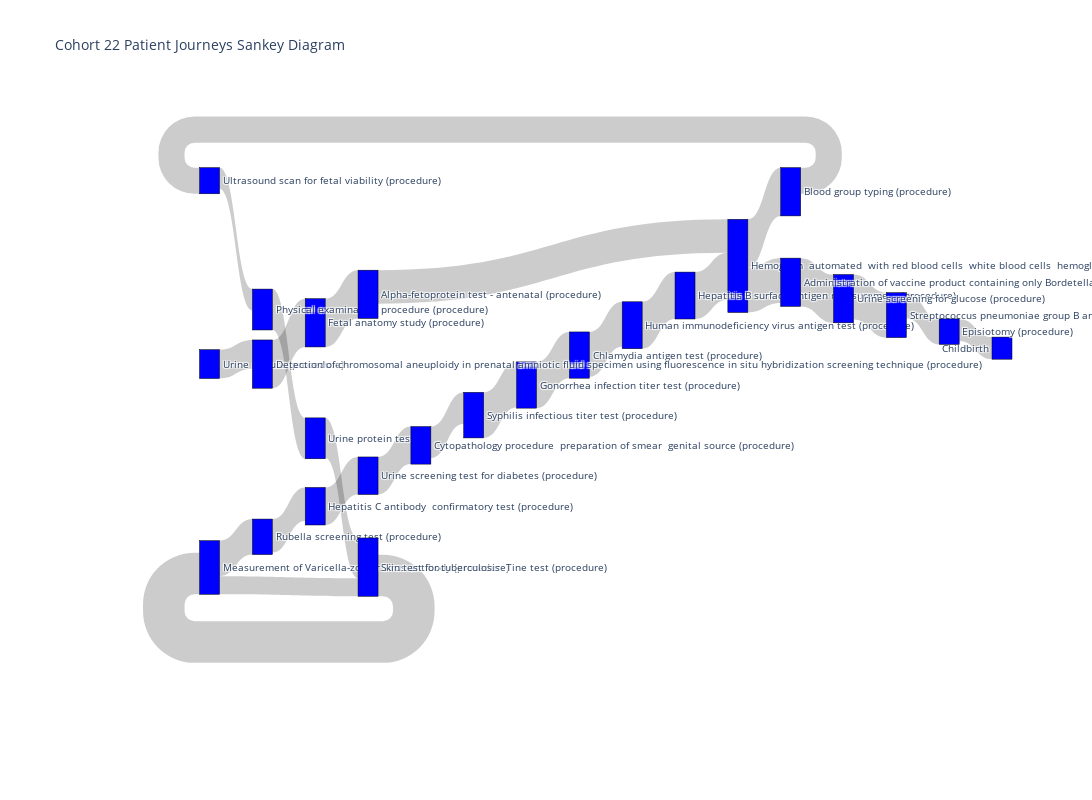

Notebook source saved alongside this figure:
### Code cell
make_sankey(cohort=22)

### Figure 1 — Plotly figure (JSON) as saved in the notebook; plotly's stock layout.template omitted (floating-point values rounded to 4 significant figures; data arrays with more than 128 entries replaced by an {"elided": "..."} marker saying what was removed)
{"data": [{"link": {"source": [5, 16, 73, 65, 7, 6, 9, 10, 5, 66, 8, 30, 64, 15, 12, 63, 14, 13, 72, 29, 11, 4, 31, 176, 1, 14], "target": [4, 72, 66, 16, 6, 5, 8, 9, 73, 31, 7, 14, 15, 30, 63, 29, 13, 12, 5, 10, 65, 1, 176, 74, 64, 30], "value": [72, 72, 72, 72, 70, 70, 69, 68, 67, 67, 67, 62, 61, 60, 56, 56, 53, 50, 50, 47, 43, 39, 38, 33, 32, 27]}, "node": {"color": "blue", "label": {"elided": "345 str values"}, "line": {"color": "black", "width": 0.5}, "pad": 10, "thickness": 20}, "type": "sankey"}], "layout": {"font": {"size": 10}, "height": 800, "title": {"text": "Cohort 22 Patient Journeys Sankey Diagram"}, "width": 1200}}
